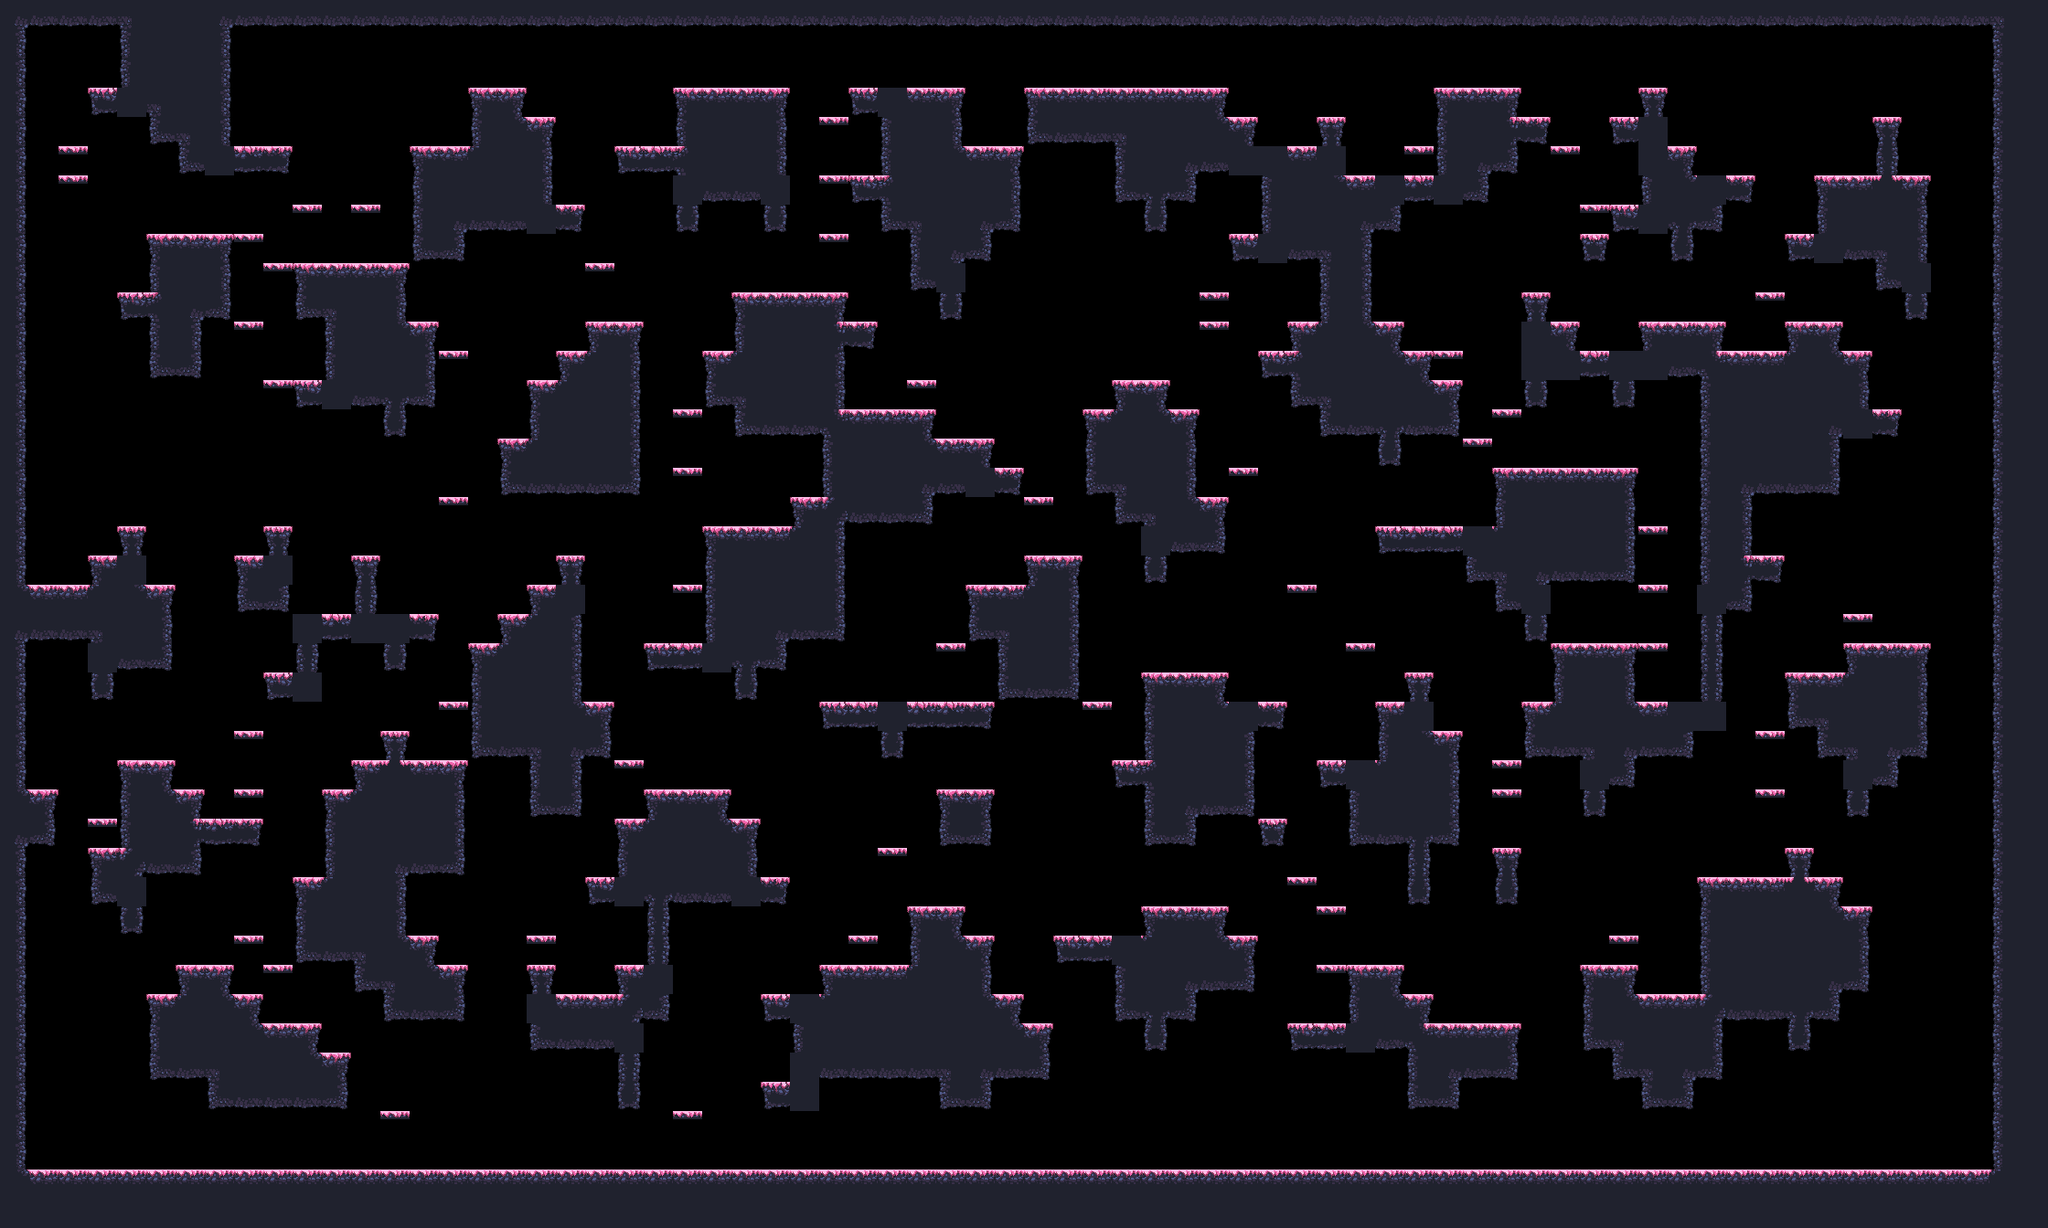

This game map was drawn from its Tiled (.tmx) file and the tilesets committed beside it. A one-line description and the trimmed map source follow:
An orthogonal 70x42 tile map with 32x32 px tiles, 1 tile layer (main) and 17 objects (9x spawn, spawnPlayer0, spawnCrown0, spawnPlayer1, spawnCrown1, ...).

<map compressionlevel="0" height="42" infinite="0" nextlayerid="3" nextobjectid="4" orientation="orthogonal" renderorder="right-down" tiledversion="1.3.2" tileheight="32" tilewidth="32" version="1.2" width="70">
 <tileset firstgid="1" source="forest_spring_tile_set.tsx" />
 <layer height="42" id="1" name="main" width="70">
  <data>[2940 cells, 1250 non-empty, 27 distinct tile ids]</data>
 </layer>
 <objectgroup id="2" name="objects"><object id="1" name="spawnPlayer0" x="320" y="112.0" /><object id="2" name="spawnCrown0" x="288" y="112.0" /><object id="3" name="spawnPlayer1" x="2112" y="144.0" /><object id="4" name="spawnCrown1" x="2048" y="80.0" /><object id="5" name="spawnPlayer2" x="64" y="1232.0" /><object id="6" name="spawnCrown2" x="128" y="1232.0" /><object id="7" name="spawnPlayer3" x="2112" y="1232.0" /><object id="8" name="spawnCrown3" x="2080" y="1232.0" /><object id="9" name="spawn" x="768" y="816.0" /><object id="10" name="spawn" x="1952" y="208.0" /><object id="11" name="spawn" x="1088" y="112.0" /><object id="12" name="spawn" x="512" y="1232.0" /><object id="13" name="spawn" x="1376" y="336.0" /><object id="14" name="spawn" x="1824" y="1040.0" /><object id="15" name="spawn" x="2080" y="656.0" /><object id="16" name="spawn" x="1920" y="336.0" /><object id="17" name="spawn" x="1600" y="1072.0" /></objectgroup></map>
